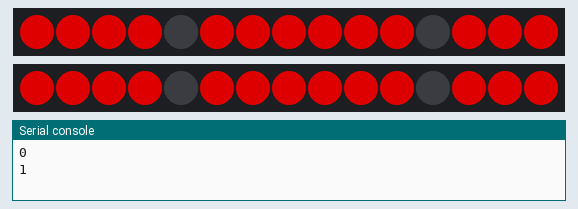
This program was run on a simulated CircuitPython board. Parts: 2 × 15 RGB LEDs in strip order, left to right, the last lines printed to the serial console. Dim RGB values are drawn brighter than linear.

Above: at 0.8 s.
At 5.5 s:
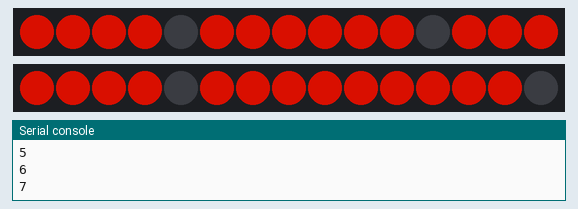
At 10.2 s:
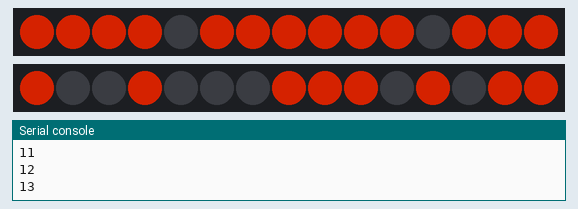
At 19.6 s:
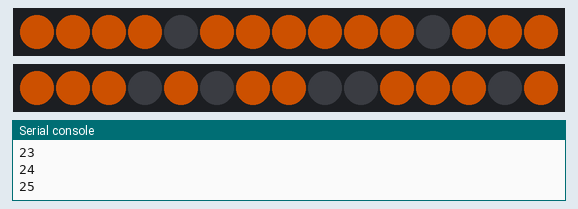
At 29.0 s:
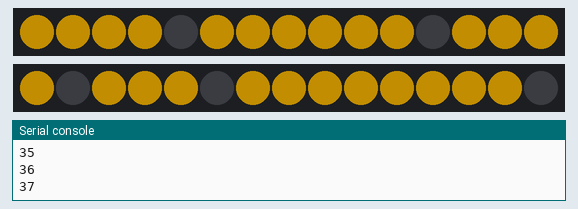
At 39.2 s:
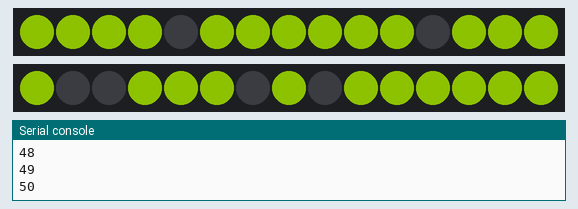

Measured:
- what the display in image 0 shows lasts 0.8 s, from 0.8 s to 1.6 s

The program:

main.py
```python
import board
import time
import neopixel

BRIGHTNESS = .6

# NeoPixel setup
pixels_minutes = neopixel.NeoPixel(board.D3, 15, brightness=BRIGHTNESS, auto_write=False)
pixels_seconds = neopixel.NeoPixel(board.D4, 15, brightness=BRIGHTNESS,  auto_write=False)

pixels_minutes.fill((0,0,0))
pixels_seconds.fill((0,0,0))


def wheel(pos):
    # Input a value 0 to 255 to get a color value.
    # The colours are a transition r - g - b - back to r.
    if pos < 0 or pos > 255:
        r = g = b = 0
    elif pos < 85:
        r = int(pos * 3)
        g = int(255 - pos*3)
        b = 0
    elif pos < 170:
        pos -= 85
        r = int(255 - pos*3)
        g = 0
        b = int(pos*3)
    else:
        pos -= 170
        r = 0
        g = int(pos*3)
        b = int(255 - pos*3)
    return (g, r, b)


def digit_1(value, color):
    if value == 0:
        # 0
        pixels_minutes[8] = color
        pixels_minutes[9] = color
        pixels_minutes[10] = color
        pixels_minutes[12] = color
        pixels_minutes[13] = color
        pixels_minutes[14] = color

    if value == 1:
        # 1
        pixels_minutes[8] = color
        pixels_minutes[12] = color

    if value == 2:
        # 2
        pixels_minutes[8] = color
        pixels_minutes[9] = color
        pixels_minutes[11] = color
        pixels_minutes[13] = color
        pixels_minutes[14] = color

    if value == 3:
        # 3
        pixels_minutes[8] = color
        pixels_minutes[9] = color
        pixels_minutes[11] = color
        pixels_minutes[12] = color
        pixels_minutes[13] = color

    if value == 4:
        # 4
        pixels_minutes[8] = color
        pixels_minutes[10] = color
        pixels_minutes[11] = color
        pixels_minutes[12] = color

    if value == 5:
        # 5
        pixels_minutes[9] = color
        pixels_minutes[10] = color
        pixels_minutes[11] = color
        pixels_minutes[12] = color
        pixels_minutes[13] = color

    if value == 6:
        # 6
        pixels_minutes[9] = color
        pixels_minutes[10] = color
        pixels_minutes[11] = color
        pixels_minutes[12] = color
        pixels_minutes[13] = color
        pixels_minutes[14] = color

    if value == 7:
        # 7
        pixels_minutes[8] = color
        pixels_minutes[9] = color
        pixels_minutes[12] = color

    if value == 8:
        # 8
        pixels_minutes[8] = color
        pixels_minutes[9] = color
        pixels_minutes[10] = color
        pixels_minutes[11] = color
        pixels_minutes[12] = color
        pixels_minutes[13] = color
        pixels_minutes[14] = color

    if value == 9:
        # 9
        pixels_minutes[8] = color
        pixels_minutes[9] = color
        pixels_minutes[10] = color
        pixels_minutes[11] = color
        pixels_minutes[12] = color
        pixels_minutes[13] = color


def digit_2(value, color):
    if value == 0:
        # 0
        pixels_minutes[1] = color
        pixels_minutes[2] = color
        pixels_minutes[3] = color
        pixels_minutes[5] = color
        pixels_minutes[6] = color
        pixels_minutes[7] = color

    if value == 1:
        # 1
        pixels_minutes[1] = color
        pixels_minutes[5] = color

    if value == 2:
        # 2
        pixels_minutes[1] = color
        pixels_minutes[2] = color
        pixels_minutes[4] = color
        pixels_minutes[6] = color
        pixels_minutes[7] = color

    if value == 3:
        # 3
        pixels_minutes[1] = color
        pixels_minutes[2] = color
        pixels_minutes[4] = color
        pixels_minutes[5] = color
        pixels_minutes[6] = color

    if value == 4:
        # 4
        pixels_minutes[1] = color
        pixels_minutes[3] = color
        pixels_minutes[4] = color
        pixels_minutes[5] = color

    if value == 5:
        # 5
        pixels_minutes[2] = color
        pixels_minutes[3] = color
        pixels_minutes[4] = color
        pixels_minutes[5] = color
        pixels_minutes[6] = color

    if value == 6:
        # 6
        pixels_minutes[2] = color
        pixels_minutes[3] = color
        pixels_minutes[4] = color
        pixels_minutes[5] = color
        pixels_minutes[6] = color
        pixels_minutes[7] = color

    if value == 7:
        # 7
        pixels_minutes[1] = color
        pixels_minutes[2] = color
        pixels_minutes[5] = color

    if value == 8:
        # 8
        pixels_minutes[1] = color
        pixels_minutes[2] = color
        pixels_minutes[3] = color
        pixels_minutes[4] = color
        pixels_minutes[5] = color
        pixels_minutes[6] = color
        pixels_minutes[7] = color

    if value == 9:
        # 9
        pixels_minutes[1] = color
        pixels_minutes[2] = color
        pixels_minutes[3] = color
        pixels_minutes[4] = color
        pixels_minutes[5] = color
        pixels_minutes[6] = color


def digit_3(value, color):
    if value == 0:
        # 0
        pixels_seconds[1] = color
        pixels_seconds[2] = color
        pixels_seconds[3] = color
        pixels_seconds[5] = color
        pixels_seconds[6] = color
        pixels_seconds[7] = color

    if value == 1:
        # 1
        pixels_seconds[3] = color
        pixels_seconds[7] = color

    if value == 2:
        # 2
        pixels_seconds[1] = color
        pixels_seconds[2] = color
        pixels_seconds[4] = color
        pixels_seconds[6] = color
        pixels_seconds[7] = color

    if value == 3:
        # 3
        pixels_seconds[3] = color
        pixels_seconds[2] = color
        pixels_seconds[4] = color
        pixels_seconds[7] = color
        pixels_seconds[6] = color

    if value == 4:
        # 4
        pixels_seconds[7] = color
        pixels_seconds[3] = color
        pixels_seconds[4] = color
        pixels_seconds[5] = color

    if value == 5:
        # 5
        pixels_seconds[2] = color
        pixels_seconds[3] = color
        pixels_seconds[4] = color
        pixels_seconds[5] = color
        pixels_seconds[6] = color

    if value == 6:
        # 6
        pixels_seconds[2] = color
        pixels_seconds[3] = color
        pixels_seconds[4] = color
        pixels_seconds[5] = color
        pixels_seconds[6] = color
        pixels_seconds[1] = color

    if value == 7:
        # 7
        pixels_seconds[3] = color
        pixels_seconds[6] = color
        pixels_seconds[7] = color

    if value == 8:
        # 8
        pixels_seconds[1] = color
        pixels_seconds[2] = color
        pixels_seconds[3] = color
        pixels_seconds[4] = color
        pixels_seconds[5] = color
        pixels_seconds[6] = color
        pixels_seconds[7] = color

    if value == 9:
        # 9
        pixels_seconds[7] = color
        pixels_seconds[2] = color
        pixels_seconds[3] = color
        pixels_seconds[4] = color
        pixels_seconds[5] = color
        pixels_seconds[6] = color


def digit_4(value, color):
    if value == 0:
        # 0
        pixels_seconds[8] = color
        pixels_seconds[9] = color
        pixels_seconds[10] = color
        pixels_seconds[12] = color
        pixels_seconds[13] = color
        pixels_seconds[14] = color

    if value == 1:
        # 1
        pixels_seconds[10] = color
        pixels_seconds[14] = color

    if value == 2:
        # 2
        pixels_seconds[8] = color
        pixels_seconds[9] = color
        pixels_seconds[11] = color
        pixels_seconds[13] = color
        pixels_seconds[14] = color

    if value == 3:
        # 3
        pixels_seconds[10] = color
        pixels_seconds[9] = color
        pixels_seconds[11] = color
        pixels_seconds[14] = color
        pixels_seconds[13] = color

    if value == 4:
        # 4
        pixels_seconds[14] = color
        pixels_seconds[10] = color
        pixels_seconds[11] = color
        pixels_seconds[12] = color

    if value == 5:
        # 5
        pixels_seconds[9] = color
        pixels_seconds[10] = color
        pixels_seconds[11] = color
        pixels_seconds[12] = color
        pixels_seconds[13] = color

    if value == 6:
        # 6
        pixels_seconds[9] = color
        pixels_seconds[10] = color
        pixels_seconds[11] = color
        pixels_seconds[12] = color
        pixels_seconds[13] = color
        pixels_seconds[8] = color

    if value == 7:
        # 7
        pixels_seconds[10] = color
        pixels_seconds[13] = color
        pixels_seconds[14] = color

    if value == 8:
        # 8
        pixels_seconds[8] = color
        pixels_seconds[9] = color
        pixels_seconds[10] = color
        pixels_seconds[11] = color
        pixels_seconds[12] = color
        pixels_seconds[13] = color
        pixels_seconds[14] = color

    if value == 9:
        # 9
        pixels_seconds[14] = color
        pixels_seconds[9] = color
        pixels_seconds[10] = color
        pixels_seconds[11] = color
        pixels_seconds[12] = color
        pixels_seconds[13] = color


def colons(color):
    pixels_minutes[0] = color
    pixels_seconds[0] = color


def clear():
    pixels_minutes.fill((0,0,0))
    pixels_seconds.fill((0,0,0))


def convert_time(seconds):
    min, sec = divmod(seconds, 60)
    hour, min = divmod(min, 60)
    return "%02d%02d" % (min, sec)


def display(value, color):
    digits = convert_time(value)
    digit_1(int(digits[0]), color)
    digit_2(int(digits[1]), color)
    digit_3(int(digits[2]), color)
    digit_4(int(digits[3]), color)


elapsed = 0000

while True:
    print(elapsed)
    color = wheel(elapsed & 255)
    clear()
    time.sleep(0.78) # eyeball calibration ftw
    colons(color)
    display(elapsed, color)
    pixels_minutes.show()
    pixels_seconds.show()
    if elapsed == 3599:
        elapsed = 0000
    else:
        elapsed += 1
```
